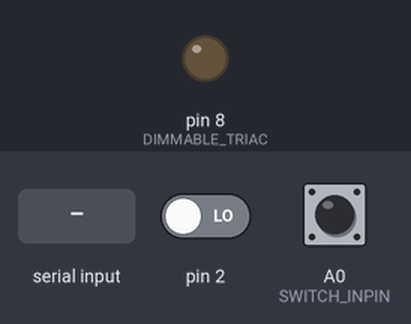
Simulated run of this sketch. Board: Arduino Uno, built for the host (arithmetic inside an expression is 32-bit, double 64-bit). On the bench: output pins drawn as LEDs (lit = HIGH). Inputs (shaded band) come from the test bench; at power-on: pin 2 LOW, A0 (SWITCH_INPIN) HIGH. What the sketch prints to the serial monitor is not drawn.

Above: at 1.2 s.
1.3 s: pin 2 driven HIGH
At 2.1 s:
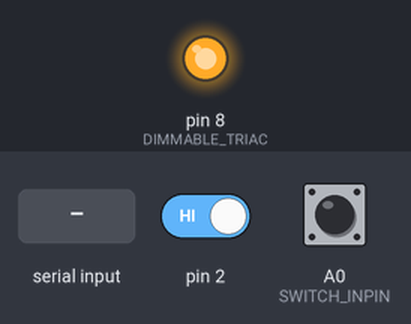
2.8 s: "Status\n" received over Serial
Timing chart, 0 to 5.8 s (numbered marks = the images above; inputs shaded):
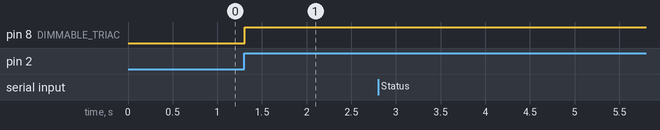

Measured:
- after the input at 1.3 s, pin 8 (DIMMABLE_TRIAC): LOW → HIGH at once
- after the input at 2.8 s, every drawn part: stays the same

The sketch:

Atmega_Single_DimmerV0_7_with_tasmota_virtual_push_btn.ino
```cpp
/*Code for Wifi Single triac 2 amps mini board
The Board has one Triacs and it is dimmable

This code is for Atmega328p
Firmware Version: 0.7
Hardware Version: 0.3

Code Edited By :Karthik S B
Date: 29/05/2018  //Description  modified the frequency step to 85 and dimming width to 100
Date: 16/07/2021  //Gpio for vitrual switch insted of pot ~ read type also was not declared as input in setup
Last Edited By:Naren N Nayak


*/
#include  <TimerOne.h>
#define version_no "FVer 0.7 ,HVer 0.3" //note that fver 0.6 with few changes dated 16/07/2021 is fver 0.7 some hardware may have 0.6 on serial print date of sale from 15/07/21 may have this serial print
//Dimmer pin no.
#define DIMMABLE_TRIAC 8 //Gpio 7

//manual switch
#define SWITCH_INPIN A0 //switch / pot input

/* ZCD */

#define ZCD_INT 0  //Arduino GPIO2
#define Dimmer_width 100 //100
#define HUMANPRESSDELAY 50 // the delay in ms untill the press should be handled as a normal push by human. Button debounce.

unsigned long count_regulator = 0; //Button press time counter
unsigned long dimval = 0; //Button press time counter
int button_press_flag = 1;
byte tarBrightness = 0;
byte curBrightness = 0;

int dimming = 100;  //100
int freqStep = 85;//85,82,80 //75*5 as prescalar is 16 for 80MHZ //77 for the led
/*Serial Data variables*/
String serialReceived;
String Dimmer_value_temp;
String Dimmer_value;
String regulator_value_temp;
/*POT Variable */
String regulator_value;

/*ZCD Variables */

volatile int dim_value = 0;
volatile boolean zero_cross = 0;
volatile int int_regulator=0;
volatile int int_regulator_temp;
volatile int i=1;
/*Flags for Dimmer virtual switch concept */
volatile boolean dimmer_value_changed =false;
volatile boolean regulator_value_changed =false;
volatile boolean dimmer_status =false;
volatile boolean mqttconnected =false;
int dimvalue;

void setup() {

  Serial.begin(115200);
 // Serial.println("WiFi-Single channel 2A-Dimmer board");
 // Serial.println(version_no);
  pinMode(DIMMABLE_TRIAC, OUTPUT); //Dimmer output
  pinMode(SWITCH_INPIN, INPUT);//gpio input for push button dimmer added on 16/07/21
  attachInterrupt(ZCD_INT, zero_cross_detect, CHANGE);    // Attach an Interupt to Pin 2 (interupt 0) for Zero Cross Detection
  Timer1.initialize(freqStep);                      // Initialize TimerOne library for the freq we need
  Timer1.attachInterrupt(dim_check, freqStep);

//   while (!mqttconnected)
// {   // is a character available
//    serialReceived = Serial.readStringUntil('\n');
//    if(serialReceived.substring(0, 9) == "CONNECTED")
//    {
//      mqttconnected =true;
//      dimmer_status = true;
//      serialReceived="";
//    }
//
//  }
//dimmer_status = true;
}


void btn_handle()
{
  if (count_regulator <= 9)
  {
    count_regulator = 0;
    tarBrightness = count_regulator;
  }

  if (!digitalRead(SWITCH_INPIN)) //gpio input inverted while reading for push button dimmer added on 16/07/21
  {
    if (button_press_flag == 1)
    {
      button_press_flag = 0;
      if (count_regulator <= 9)
      {
        tarBrightness = count_regulator + 10;
        count_regulator = count_regulator + 10;
      }
      else
      {
        count_regulator = count_regulator + 10;
        tarBrightness = count_regulator;
      }
      if (count_regulator <= 90)
      {
        //Serial.print("Reg VAL:");
        //Serial.println(count_regulator);
        int_regulator = count_regulator;
      }
      else if (count_regulator <= 100 && count_regulator > 90 )
      {
        dimval = count_regulator - 1;
        //Serial.print("Reg VAL:");
        //Serial.println(dimval);
        int_regulator = dimval;
      }
      else
      {
        count_regulator = 0;
        //Serial.print("Reg VAL:");
        //Serial.println(count_regulator);
        int_regulator = count_regulator;
      }
    }
  }
  else
  {
    button_press_flag = 1;
    if (count_regulator > 1 && count_regulator < HUMANPRESSDELAY / 5)
    {
      if (count_regulator <= 99)
      {
        //Serial.println(count_regulator);
      }
      else
      {
        count_regulator = 0;
      }
    }
  }
}


/*ZCD Interrupt Function*/
void zero_cross_detect()
{
  zero_cross = true;               // set the boolean to true to tell our dimming function that a zero cross has occured
  dim_value = 0;
  digitalWrite(DIMMABLE_TRIAC, LOW);      // turn off TRIAC (and AC)
}

/*Timer Interrupt Function used to trigger the triac for Dimming*/
void dim_check()
{
  /*For Dimmer */
  if (zero_cross == true)
  {
    if (dim_value >= dimming)
    {
      digitalWrite(DIMMABLE_TRIAC, HIGH); // turn on Triac
      dim_value = 0; // reset time step counter
      zero_cross = false; //reset zero cross detection
    }
    else
    {
      dim_value++; // increment time step counter
    }
  }
}


void loop()
{


  btn_handle();

  i++;

  if (i >= 100)
  {
    regulator_value_temp = "Dimmer:" + String((int_regulator));
    i = 0;
  }

/*############### Flag setting for Dimmable Triac through Pot ###############*/

  if(regulator_value_temp!=regulator_value)
  {
    regulator_value=regulator_value_temp;
    regulator_value_changed =true;
  }
  else
  {
    regulator_value_changed =false;
  }


/*############### Uart Data ###########################*/

  if (Serial.available() > 0)
  {   // is a character available

    serialReceived = Serial.readStringUntil('\n');
//    Serial.println(serialReceived);
     if (serialReceived.substring(0, 6) == "Status")
    {
      dimmer_status = true;
    }
    if (serialReceived.substring(0, 7) == "Dimmer:")
    {
      Dimmer_value_temp = serialReceived;
    }
  }

/*################## Flag setting for Dimmable Triac through uart ##################################*/

  if( Dimmer_value_temp!=Dimmer_value)
  {
    Dimmer_value=Dimmer_value_temp;
    dimmer_value_changed =true;
  }
  else
  {
    dimmer_value_changed =false;
  }


/*####################### Dimmable Triac ##################################*/

  if (Dimmer_value.substring(0, 7) == "Dimmer:" && dimmer_value_changed == true )
  {
   // int sensorValue = map(Dimmer_value.substring(7, 9).toInt(), 0, 99, 0, 128);
   // Serial.println("map value sensor "+String(sensorValue));
//    dimming = Dimmer_width - sensorValue;
    dimming = Dimmer_width - Dimmer_value.substring(7, 9).toInt();
    delay(5);
 //   Serial.println("Uart value to "+Dimmer_value);
    dimvalue = Dimmer_value.substring(7, 9).toInt();
  }

  if (regulator_value.substring(0, 7) == "Dimmer:" && regulator_value_changed == true )
  {

    dimming = Dimmer_width - regulator_value.substring(7, 9).toInt();
    delay(5);
    //Serial.println("Regulator value to "+regulator_value); //commented serial read added on 16/07/21
    dimvalue = regulator_value.substring(7, 9).toInt();
  }

if(dimmer_status == true)
  {
   dim_status();
   dimmer_status = false;

  }
}

void dim_status()
{
  Serial.println("Status:"+String(dimvalue)+",0,"+regulator_value.substring(7,9)+",0");
}
```
